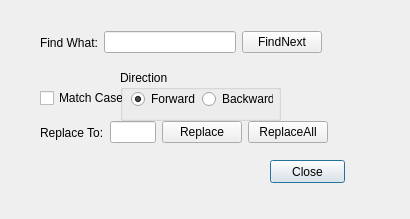
<?xml version="1.0" encoding="UTF-8"?>
<ui version="4.0">
 <class>replaceDialog</class>
 <widget class="QDialog" name="replaceDialog">
  <property name="geometry">
   <rect>
    <x>0</x>
    <y>0</y>
    <width>410</width>
    <height>219</height>
   </rect>
  </property>
  <property name="windowTitle">
   <string>Dialog</string>
  </property>
  <widget class="QGroupBox" name="groupBox_2">
   <property name="enabled">
    <bool>true</bool>
   </property>
   <property name="geometry">
    <rect>
     <x>120</x>
     <y>70</y>
     <width>161</width>
     <height>51</height>
    </rect>
   </property>
   <property name="sizePolicy">
    <sizepolicy hsizetype="Preferred" vsizetype="Preferred">
     <horstretch>0</horstretch>
     <verstretch>0</verstretch>
    </sizepolicy>
   </property>
   <property name="layoutDirection">
    <enum>Qt::LeftToRight</enum>
   </property>
   <property name="autoFillBackground">
    <bool>false</bool>
   </property>
   <property name="title">
    <string>Direction</string>
   </property>
   <widget class="QRadioButton" name="forward">
    <property name="geometry">
     <rect>
      <x>11</x>
      <y>21</y>
      <width>65</width>
      <height>16</height>
     </rect>
    </property>
    <property name="text">
     <string>Forward</string>
    </property>
    <property name="checked">
     <bool>true</bool>
    </property>
   </widget>
   <widget class="QRadioButton" name="backward">
    <property name="geometry">
     <rect>
      <x>82</x>
      <y>21</y>
      <width>71</width>
      <height>16</height>
     </rect>
    </property>
    <property name="text">
     <string>Backward</string>
    </property>
   </widget>
  </widget>
  <widget class="QCheckBox" name="matchcase">
   <property name="geometry">
    <rect>
     <x>40</x>
     <y>90</y>
     <width>83</width>
     <height>16</height>
    </rect>
   </property>
   <property name="text">
    <string>Match Case</string>
   </property>
  </widget>
  <widget class="QPushButton" name="clsoebtn">
   <property name="geometry">
    <rect>
     <x>270</x>
     <y>160</y>
     <width>75</width>
     <height>23</height>
    </rect>
   </property>
   <property name="text">
    <string>Close</string>
   </property>
  </widget>
  <widget class="QWidget" name="layoutWidget">
   <property name="geometry">
    <rect>
     <x>40</x>
     <y>30</y>
     <width>282</width>
     <height>25</height>
    </rect>
   </property>
   <layout class="QHBoxLayout" name="horizontalLayout">
    <item>
     <widget class="QLabel" name="findwhat">
      <property name="text">
       <string>Find What:</string>
      </property>
     </widget>
    </item>
    <item>
     <widget class="QLineEdit" name="lineEdit"/>
    </item>
    <item>
     <widget class="QPushButton" name="findbtn">
      <property name="text">
       <string>FindNext</string>
      </property>
     </widget>
    </item>
   </layout>
  </widget>
  <widget class="QWidget" name="layoutWidget">
   <property name="geometry">
    <rect>
     <x>40</x>
     <y>120</y>
     <width>288</width>
     <height>25</height>
    </rect>
   </property>
   <layout class="QHBoxLayout" name="horizontalLayout_2">
    <item>
     <widget class="QLabel" name="label">
      <property name="text">
       <string>Replace To:</string>
      </property>
     </widget>
    </item>
    <item>
     <widget class="QLineEdit" name="replaceedit"/>
    </item>
    <item>
     <widget class="QPushButton" name="replacebtn">
      <property name="text">
       <string>Replace</string>
      </property>
     </widget>
    </item>
    <item>
     <widget class="QPushButton" name="replaceallbtn">
      <property name="text">
       <string>ReplaceAll</string>
      </property>
     </widget>
    </item>
   </layout>
  </widget>
 </widget>
 <resources/>
 <connections/>
</ui>
